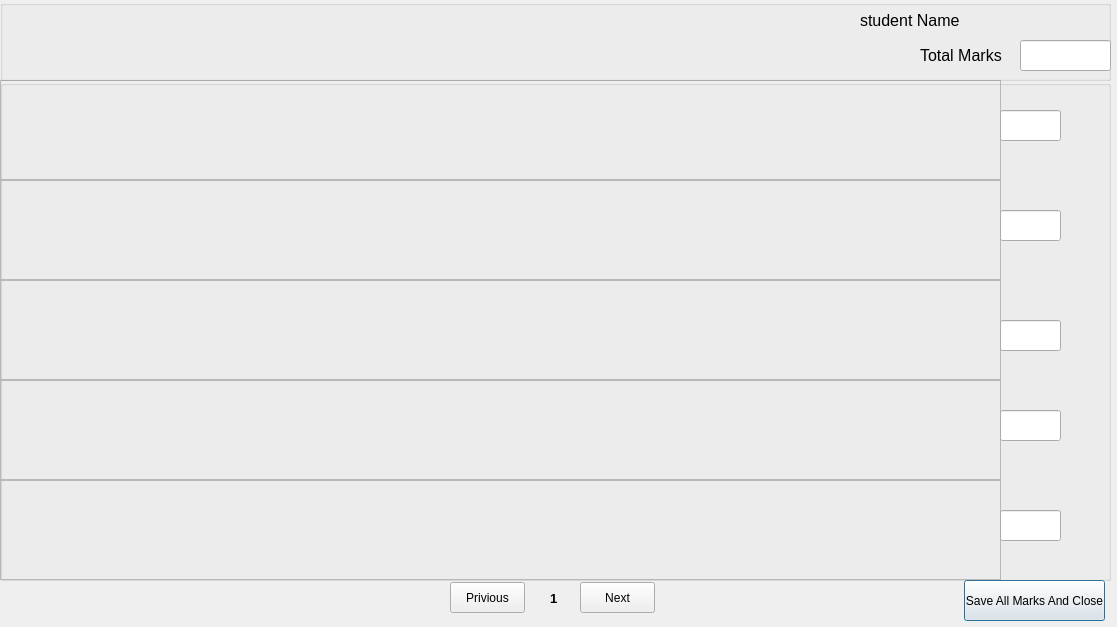
<?xml version="1.0" encoding="UTF-8"?>
<ui version="4.0">
 <class>MarkingPapers</class>
 <widget class="QDialog" name="MarkingPapers">
  <property name="geometry">
   <rect>
    <x>0</x>
    <y>0</y>
    <width>1117</width>
    <height>627</height>
   </rect>
  </property>
  <property name="windowTitle">
   <string>Mark Paper</string>
  </property>
  <widget class="QPushButton" name="pBSaveMarks">
   <property name="geometry">
    <rect>
     <x>964</x>
     <y>580</y>
     <width>141</width>
     <height>41</height>
    </rect>
   </property>
   <property name="text">
    <string>Save All Marks And Close</string>
   </property>
  </widget>
  <widget class="QPushButton" name="pBPrivious">
   <property name="geometry">
    <rect>
     <x>450</x>
     <y>582</y>
     <width>75</width>
     <height>31</height>
    </rect>
   </property>
   <property name="text">
    <string>Privious</string>
   </property>
  </widget>
  <widget class="QLabel" name="lPageNo">
   <property name="geometry">
    <rect>
     <x>550</x>
     <y>590</y>
     <width>21</width>
     <height>16</height>
    </rect>
   </property>
   <property name="font">
    <font>
     <pointsize>10</pointsize>
     <weight>75</weight>
     <bold>true</bold>
    </font>
   </property>
   <property name="text">
    <string>1</string>
   </property>
  </widget>
  <widget class="QGroupBox" name="gBQuestions">
   <property name="geometry">
    <rect>
     <x>0</x>
     <y>80</y>
     <width>1111</width>
     <height>501</height>
    </rect>
   </property>
   <property name="font">
    <font>
     <pointsize>11</pointsize>
    </font>
   </property>
   <property name="title">
    <string/>
   </property>
   <widget class="QFrame" name="fQuestion1">
    <property name="geometry">
     <rect>
      <x>0</x>
      <y>0</y>
      <width>1001</width>
      <height>100</height>
     </rect>
    </property>
    <property name="frameShape">
     <enum>QFrame::StyledPanel</enum>
    </property>
    <property name="frameShadow">
     <enum>QFrame::Raised</enum>
    </property>
   </widget>
   <widget class="QFrame" name="fQuestion2">
    <property name="geometry">
     <rect>
      <x>0</x>
      <y>100</y>
      <width>1001</width>
      <height>100</height>
     </rect>
    </property>
    <property name="frameShape">
     <enum>QFrame::StyledPanel</enum>
    </property>
    <property name="frameShadow">
     <enum>QFrame::Raised</enum>
    </property>
   </widget>
   <widget class="QFrame" name="fQuestion3">
    <property name="geometry">
     <rect>
      <x>0</x>
      <y>200</y>
      <width>1001</width>
      <height>100</height>
     </rect>
    </property>
    <property name="frameShape">
     <enum>QFrame::StyledPanel</enum>
    </property>
    <property name="frameShadow">
     <enum>QFrame::Raised</enum>
    </property>
   </widget>
   <widget class="QFrame" name="fQuestion4">
    <property name="geometry">
     <rect>
      <x>0</x>
      <y>300</y>
      <width>1001</width>
      <height>100</height>
     </rect>
    </property>
    <property name="frameShape">
     <enum>QFrame::StyledPanel</enum>
    </property>
    <property name="frameShadow">
     <enum>QFrame::Raised</enum>
    </property>
   </widget>
   <widget class="QFrame" name="fQuestion5">
    <property name="geometry">
     <rect>
      <x>0</x>
      <y>400</y>
      <width>1001</width>
      <height>100</height>
     </rect>
    </property>
    <property name="frameShape">
     <enum>QFrame::StyledPanel</enum>
    </property>
    <property name="frameShadow">
     <enum>QFrame::Raised</enum>
    </property>
   </widget>
   <widget class="QLabel" name="lAnswer1TMark">
    <property name="geometry">
     <rect>
      <x>1060</x>
      <y>30</y>
      <width>46</width>
      <height>31</height>
     </rect>
    </property>
    <property name="text">
     <string/>
    </property>
   </widget>
   <widget class="QLineEdit" name="lEAnswer1Marks">
    <property name="enabled">
     <bool>true</bool>
    </property>
    <property name="geometry">
     <rect>
      <x>1000</x>
      <y>30</y>
      <width>61</width>
      <height>31</height>
     </rect>
    </property>
    <property name="echoMode">
     <enum>QLineEdit::Normal</enum>
    </property>
   </widget>
   <widget class="QLabel" name="lAnswer2TMarks">
    <property name="geometry">
     <rect>
      <x>1060</x>
      <y>130</y>
      <width>46</width>
      <height>31</height>
     </rect>
    </property>
    <property name="text">
     <string/>
    </property>
   </widget>
   <widget class="QLineEdit" name="lEAnswer2Marks">
    <property name="geometry">
     <rect>
      <x>1000</x>
      <y>130</y>
      <width>61</width>
      <height>31</height>
     </rect>
    </property>
   </widget>
   <widget class="QLineEdit" name="lEAnswer3Marks">
    <property name="geometry">
     <rect>
      <x>1000</x>
      <y>240</y>
      <width>61</width>
      <height>31</height>
     </rect>
    </property>
   </widget>
   <widget class="QLabel" name="lAnswer3TMarks">
    <property name="geometry">
     <rect>
      <x>1060</x>
      <y>240</y>
      <width>46</width>
      <height>31</height>
     </rect>
    </property>
    <property name="text">
     <string/>
    </property>
   </widget>
   <widget class="QLabel" name="lAnswer5TMarks">
    <property name="geometry">
     <rect>
      <x>1060</x>
      <y>430</y>
      <width>46</width>
      <height>31</height>
     </rect>
    </property>
    <property name="text">
     <string/>
    </property>
   </widget>
   <widget class="QLineEdit" name="lEAnswer5Marks">
    <property name="geometry">
     <rect>
      <x>1000</x>
      <y>430</y>
      <width>61</width>
      <height>31</height>
     </rect>
    </property>
   </widget>
   <widget class="QLabel" name="lAnswer4TMarks">
    <property name="geometry">
     <rect>
      <x>1060</x>
      <y>330</y>
      <width>46</width>
      <height>31</height>
     </rect>
    </property>
    <property name="text">
     <string/>
    </property>
   </widget>
   <widget class="QLineEdit" name="lEAnswer4Marks">
    <property name="geometry">
     <rect>
      <x>1000</x>
      <y>330</y>
      <width>61</width>
      <height>31</height>
     </rect>
    </property>
   </widget>
  </widget>
  <widget class="QPushButton" name="pBNext">
   <property name="geometry">
    <rect>
     <x>580</x>
     <y>582</y>
     <width>75</width>
     <height>31</height>
    </rect>
   </property>
   <property name="text">
    <string>Next</string>
   </property>
  </widget>
  <widget class="QGroupBox" name="gBHeader">
   <property name="geometry">
    <rect>
     <x>0</x>
     <y>0</y>
     <width>1111</width>
     <height>81</height>
    </rect>
   </property>
   <property name="font">
    <font>
     <pointsize>12</pointsize>
    </font>
   </property>
   <property name="title">
    <string/>
   </property>
   <widget class="QLabel" name="label_6">
    <property name="geometry">
     <rect>
      <x>920</x>
      <y>40</y>
      <width>91</width>
      <height>31</height>
     </rect>
    </property>
    <property name="text">
     <string>Total Marks</string>
    </property>
   </widget>
   <widget class="QLineEdit" name="lETotalMarks">
    <property name="geometry">
     <rect>
      <x>1020</x>
      <y>40</y>
      <width>91</width>
      <height>31</height>
     </rect>
    </property>
    <property name="font">
     <font>
      <pointsize>15</pointsize>
     </font>
    </property>
   </widget>
   <widget class="QWidget" name="layoutWidget">
    <property name="geometry">
     <rect>
      <x>860</x>
      <y>0</y>
      <width>251</width>
      <height>41</height>
     </rect>
    </property>
    <layout class="QHBoxLayout" name="horizontalLayout">
     <item>
      <widget class="QLabel" name="label">
       <property name="minimumSize">
        <size>
         <width>100</width>
         <height>20</height>
        </size>
       </property>
       <property name="text">
        <string>student Name</string>
       </property>
      </widget>
     </item>
     <item>
      <widget class="QLabel" name="lStudentName">
       <property name="minimumSize">
        <size>
         <width>130</width>
         <height>20</height>
        </size>
       </property>
       <property name="text">
        <string/>
       </property>
      </widget>
     </item>
    </layout>
   </widget>
  </widget>
 </widget>
 <tabstops>
  <tabstop>pBSaveMarks</tabstop>
  <tabstop>pBPrivious</tabstop>
  <tabstop>pBNext</tabstop>
  <tabstop>lETotalMarks</tabstop>
  <tabstop>lEAnswer1Marks</tabstop>
  <tabstop>lEAnswer2Marks</tabstop>
  <tabstop>lEAnswer3Marks</tabstop>
  <tabstop>lEAnswer4Marks</tabstop>
  <tabstop>lEAnswer5Marks</tabstop>
 </tabstops>
 <resources/>
 <connections/>
</ui>
